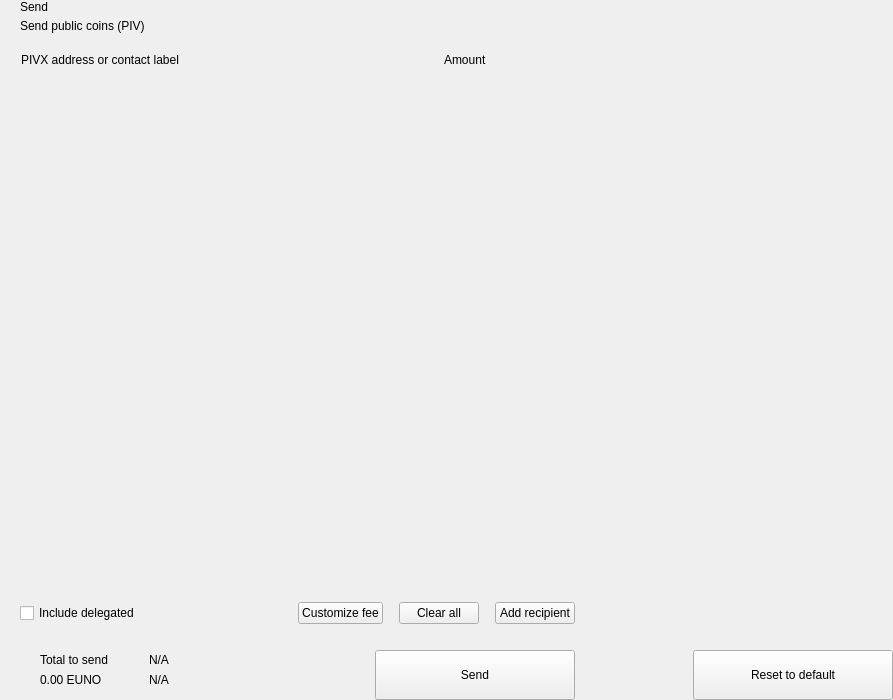
<?xml version="1.0" encoding="UTF-8"?>
<ui version="4.0">
 <class>send</class>
 <widget class="QWidget" name="send">
  <property name="geometry">
   <rect>
    <x>0</x>
    <y>0</y>
    <width>893</width>
    <height>700</height>
   </rect>
  </property>
  <property name="windowTitle">
   <string>Form</string>
  </property>
  <layout class="QHBoxLayout" name="horizontalLayout_2" stretch="2,1">
   <property name="spacing">
    <number>0</number>
   </property>
   <property name="leftMargin">
    <number>0</number>
   </property>
   <property name="topMargin">
    <number>0</number>
   </property>
   <property name="rightMargin">
    <number>0</number>
   </property>
   <property name="bottomMargin">
    <number>0</number>
   </property>
   <item>
    <widget class="QWidget" name="left" native="true">
     <layout class="QVBoxLayout" name="verticalLayout_3">
      <property name="spacing">
       <number>0</number>
      </property>
      <property name="leftMargin">
       <number>0</number>
      </property>
      <property name="topMargin">
       <number>0</number>
      </property>
      <property name="rightMargin">
       <number>0</number>
      </property>
      <property name="bottomMargin">
       <number>0</number>
      </property>
      <item>
       <layout class="QVBoxLayout" name="verticalLayout_22" stretch="0,0,0,1,0,0,0,0">
        <property name="spacing">
         <number>0</number>
        </property>
        <item>
         <layout class="QHBoxLayout" name="horizontalLayout_3">
          <property name="spacing">
           <number>0</number>
          </property>
          <property name="leftMargin">
           <number>20</number>
          </property>
          <property name="rightMargin">
           <number>20</number>
          </property>
          <item>
           <layout class="QVBoxLayout" name="verticalLayout">
            <property name="spacing">
             <number>5</number>
            </property>
            <item>
             <widget class="QLabel" name="labelTitle">
              <property name="text">
               <string>Send</string>
              </property>
              <property name="alignment">
               <set>Qt::AlignLeading|Qt::AlignLeft|Qt::AlignVCenter</set>
              </property>
             </widget>
            </item>
            <item>
             <widget class="QLabel" name="labelSubtitle1">
              <property name="text">
               <string>Send public coins (PIV)</string>
              </property>
             </widget>
            </item>
           </layout>
          </item>
          <item>
           <spacer name="horizontalSpacer">
            <property name="orientation">
             <enum>Qt::Horizontal</enum>
            </property>
            <property name="sizeHint" stdset="0">
             <size>
              <width>40</width>
              <height>20</height>
             </size>
            </property>
           </spacer>
          </item>
         </layout>
        </item>
        <item>
         <spacer name="verticalSpacer_2">
          <property name="orientation">
           <enum>Qt::Vertical</enum>
          </property>
          <property name="sizeType">
           <enum>QSizePolicy::Fixed</enum>
          </property>
          <property name="sizeHint" stdset="0">
           <size>
            <width>20</width>
            <height>20</height>
           </size>
          </property>
         </spacer>
        </item>
        <item>
         <layout class="QHBoxLayout" name="horizontalLayout" stretch="6,0,2">
          <property name="spacing">
           <number>0</number>
          </property>
          <property name="leftMargin">
           <number>10</number>
          </property>
          <property name="topMargin">
           <number>0</number>
          </property>
          <property name="rightMargin">
           <number>20</number>
          </property>
          <property name="bottomMargin">
           <number>0</number>
          </property>
          <item>
           <widget class="QLabel" name="labelSubtitleAddress">
            <property name="styleSheet">
             <string notr="true">margin-left:8px;</string>
            </property>
            <property name="text">
             <string>PIVX address or contact label</string>
            </property>
           </widget>
          </item>
          <item>
           <spacer name="horizontalSpacer_3">
            <property name="orientation">
             <enum>Qt::Horizontal</enum>
            </property>
            <property name="sizeType">
             <enum>QSizePolicy::Fixed</enum>
            </property>
            <property name="sizeHint" stdset="0">
             <size>
              <width>40</width>
              <height>1</height>
             </size>
            </property>
           </spacer>
          </item>
          <item>
           <widget class="QLabel" name="labelSubtitleAmount">
            <property name="text">
             <string>Amount</string>
            </property>
           </widget>
          </item>
         </layout>
        </item>
        <item>
         <widget class="QScrollArea" name="scrollArea">
          <property name="minimumSize">
           <size>
            <width>0</width>
            <height>350</height>
           </size>
          </property>
          <property name="styleSheet">
           <string notr="true">#scrollArea {
            background:transparent;
            margin-top:10px;
}</string>
          </property>
          <property name="horizontalScrollBarPolicy">
           <enum>Qt::ScrollBarAlwaysOff</enum>
          </property>
          <property name="sizeAdjustPolicy">
           <enum>QAbstractScrollArea::AdjustIgnored</enum>
          </property>
          <property name="widgetResizable">
           <bool>true</bool>
          </property>
          <property name="alignment">
           <set>Qt::AlignLeading|Qt::AlignLeft|Qt::AlignTop</set>
          </property>
          <widget class="QWidget" name="scrollAreaWidgetContents">
           <property name="geometry">
            <rect>
             <x>0</x>
             <y>0</y>
             <width>591</width>
             <height>16</height>
            </rect>
           </property>
           <property name="sizePolicy">
            <sizepolicy hsizetype="Preferred" vsizetype="Maximum">
             <horstretch>0</horstretch>
             <verstretch>0</verstretch>
            </sizepolicy>
           </property>
           <property name="autoFillBackground">
            <bool>false</bool>
           </property>
           <property name="styleSheet">
            <string notr="true">#scrollAreaWidgetContents {
             background:transparent;
             }</string>
           </property>
           <layout class="QVBoxLayout" name="verticalLayout_7">
            <property name="spacing">
             <number>0</number>
            </property>
            <property name="sizeConstraint">
             <enum>QLayout::SetDefaultConstraint</enum>
            </property>
            <property name="leftMargin">
             <number>0</number>
            </property>
            <property name="topMargin">
             <number>0</number>
            </property>
            <property name="rightMargin">
             <number>0</number>
            </property>
            <property name="bottomMargin">
             <number>0</number>
            </property>
           </layout>
          </widget>
         </widget>
        </item>
        <item>
         <spacer name="verticalSpacer_4">
          <property name="orientation">
           <enum>Qt::Vertical</enum>
          </property>
          <property name="sizeType">
           <enum>QSizePolicy::Fixed</enum>
          </property>
          <property name="sizeHint" stdset="0">
           <size>
            <width>20</width>
            <height>20</height>
           </size>
          </property>
         </spacer>
        </item>
        <item>
         <layout class="QHBoxLayout" name="horizontalLayout_20">
          <property name="spacing">
           <number>6</number>
          </property>
          <property name="leftMargin">
           <number>20</number>
          </property>
          <property name="rightMargin">
           <number>20</number>
          </property>
          <item>
           <widget class="QCheckBox" name="checkBoxDelegations">
            <property name="layoutDirection">
             <enum>Qt::LeftToRight</enum>
            </property>
            <property name="text">
             <string>Include delegated</string>
            </property>
           </widget>
          </item>
          <item>
           <spacer name="horizontalSpacer_4">
            <property name="orientation">
             <enum>Qt::Horizontal</enum>
            </property>
            <property name="sizeHint" stdset="0">
             <size>
              <width>10</width>
              <height>20</height>
             </size>
            </property>
           </spacer>
          </item>
          <item>
           <widget class="QPushButton" name="pushButtonFee">
            <property name="focusPolicy">
             <enum>Qt::NoFocus</enum>
            </property>
            <property name="text">
             <string>Customize fee</string>
            </property>
           </widget>
          </item>
          <item>
           <spacer name="horizontalSpacer_11">
            <property name="orientation">
             <enum>Qt::Horizontal</enum>
            </property>
            <property name="sizeType">
             <enum>QSizePolicy::Minimum</enum>
            </property>
            <property name="sizeHint" stdset="0">
             <size>
              <width>10</width>
              <height>20</height>
             </size>
            </property>
           </spacer>
          </item>
          <item>
           <widget class="QPushButton" name="pushButtonClear">
            <property name="focusPolicy">
             <enum>Qt::NoFocus</enum>
            </property>
            <property name="layoutDirection">
             <enum>Qt::RightToLeft</enum>
            </property>
            <property name="text">
             <string>Clear all</string>
            </property>
           </widget>
          </item>
          <item>
           <spacer name="horizontalSpacer_6">
            <property name="orientation">
             <enum>Qt::Horizontal</enum>
            </property>
            <property name="sizeType">
             <enum>QSizePolicy::Fixed</enum>
            </property>
            <property name="sizeHint" stdset="0">
             <size>
              <width>10</width>
              <height>20</height>
             </size>
            </property>
           </spacer>
          </item>
          <item>
           <widget class="QPushButton" name="pushButtonAddRecipient">
            <property name="focusPolicy">
             <enum>Qt::NoFocus</enum>
            </property>
            <property name="text">
             <string>Add recipient</string>
            </property>
           </widget>
          </item>
         </layout>
        </item>
        <item>
         <spacer name="verticalSpacer">
          <property name="orientation">
           <enum>Qt::Vertical</enum>
          </property>
          <property name="sizeType">
           <enum>QSizePolicy::Fixed</enum>
          </property>
          <property name="sizeHint" stdset="0">
           <size>
            <width>20</width>
            <height>16</height>
           </size>
          </property>
         </spacer>
        </item>
        <item>
         <layout class="QHBoxLayout" name="horizontalLayout_7">
          <property name="rightMargin">
           <number>20</number>
          </property>
          <item>
           <layout class="QHBoxLayout" name="horizontalLayout_10">
            <property name="spacing">
             <number>0</number>
            </property>
            <property name="leftMargin">
             <number>8</number>
            </property>
            <item>
             <widget class="QStackedWidget" name="stackedWidget">
              <property name="minimumSize">
               <size>
                <width>0</width>
                <height>60</height>
               </size>
              </property>
              <property name="maximumSize">
               <size>
                <width>16777215</width>
                <height>60</height>
               </size>
              </property>
              <widget class="QWidget" name="page1">
               <layout class="QVBoxLayout" name="verticalLayout_71" stretch="0">
                <property name="spacing">
                 <number>6</number>
                </property>
                <property name="leftMargin">
                 <number>12</number>
                </property>
                <property name="topMargin">
                 <number>0</number>
                </property>
                <property name="rightMargin">
                 <number>0</number>
                </property>
                <property name="bottomMargin">
                 <number>0</number>
                </property>
                <item>
                 <widget class="QWidget" name="coinWidget" native="true">
                  <property name="minimumSize">
                   <size>
                    <width>0</width>
                    <height>60</height>
                   </size>
                  </property>
                  <property name="maximumSize">
                   <size>
                    <width>16777215</width>
                    <height>60</height>
                   </size>
                  </property>
                  <layout class="QHBoxLayout" name="horizontalLayout_9">
                   <property name="spacing">
                    <number>0</number>
                   </property>
                   <property name="leftMargin">
                    <number>20</number>
                   </property>
                   <property name="topMargin">
                    <number>10</number>
                   </property>
                   <property name="rightMargin">
                    <number>20</number>
                   </property>
                   <property name="bottomMargin">
                    <number>10</number>
                   </property>
                   <item>
                    <layout class="QVBoxLayout" name="verticalSend">
                     <property name="spacing">
                      <number>0</number>
                     </property>
                     <item>
                      <widget class="QLabel" name="labelTitleTotalSend">
                       <property name="text">
                        <string>Total to send</string>
                       </property>
                      </widget>
                     </item>
                     <item>
                      <widget class="QLabel" name="labelAmountSend">
                       <property name="text">
                        <string notr="true">0.00 EUNO</string>
                       </property>
                      </widget>
                     </item>
                    </layout>
                   </item>
                   <item>
                    <spacer name="horizontalSpacer_9">
                     <property name="orientation">
                      <enum>Qt::Horizontal</enum>
                     </property>
                     <property name="sizeType">
                      <enum>QSizePolicy::Fixed</enum>
                     </property>
                     <property name="sizeHint" stdset="0">
                      <size>
                       <width>20</width>
                       <height>20</height>
                      </size>
                     </property>
                    </spacer>
                   </item>
                   <item>
                    <widget class="QLabel" name="labelLine">
                     <property name="minimumSize">
                      <size>
                       <width>1</width>
                       <height>0</height>
                      </size>
                     </property>
                     <property name="maximumSize">
                      <size>
                       <width>1</width>
                       <height>16777215</height>
                      </size>
                     </property>
                     <property name="text">
                      <string/>
                     </property>
                    </widget>
                   </item>
                   <item>
                    <spacer name="horizontalSpacer_10">
                     <property name="orientation">
                      <enum>Qt::Horizontal</enum>
                     </property>
                     <property name="sizeType">
                      <enum>QSizePolicy::Fixed</enum>
                     </property>
                     <property name="sizeHint" stdset="0">
                      <size>
                       <width>20</width>
                       <height>20</height>
                      </size>
                     </property>
                    </spacer>
                   </item>
                   <item>
                    <layout class="QVBoxLayout" name="verticalRemaining">
                     <property name="spacing">
                      <number>0</number>
                     </property>
                     <item>
                      <widget class="QLabel" name="labelTitleTotalRemaining">
                       <property name="text">
                        <string notr="true">N/A</string>
                       </property>
                      </widget>
                     </item>
                     <item>
                      <widget class="QLabel" name="labelAmountRemaining">
                       <property name="text">
                        <string notr="true">N/A</string>
                       </property>
                      </widget>
                     </item>
                    </layout>
                   </item>
                  </layout>
                 </widget>
                </item>
               </layout>
              </widget>
              <widget class="QWidget" name="page_2"/>
             </widget>
            </item>
           </layout>
          </item>
          <item>
           <spacer name="horizontalSpacer_5">
            <property name="orientation">
             <enum>Qt::Horizontal</enum>
            </property>
            <property name="sizeType">
             <enum>QSizePolicy::Expanding</enum>
            </property>
            <property name="sizeHint" stdset="0">
             <size>
              <width>40</width>
              <height>20</height>
             </size>
            </property>
           </spacer>
          </item>
          <item alignment="Qt::AlignBottom">
           <widget class="QPushButton" name="pushButtonSave">
            <property name="minimumSize">
             <size>
              <width>200</width>
              <height>50</height>
             </size>
            </property>
            <property name="maximumSize">
             <size>
              <width>200</width>
              <height>50</height>
             </size>
            </property>
            <property name="focusPolicy">
             <enum>Qt::NoFocus</enum>
            </property>
            <property name="text">
             <string>Send</string>
            </property>
           </widget>
          </item>
         </layout>
        </item>
       </layout>
      </item>
     </layout>
    </widget>
   </item>
   <item>
    <widget class="QWidget" name="right" native="true">
     <layout class="QVBoxLayout" name="verticalLayout_5">
      <property name="leftMargin">
       <number>0</number>
      </property>
      <property name="topMargin">
       <number>0</number>
      </property>
      <property name="rightMargin">
       <number>0</number>
      </property>
      <property name="bottomMargin">
       <number>0</number>
      </property>
      <item>
       <layout class="QVBoxLayout" name="verticalLayout_4">
        <property name="spacing">
         <number>6</number>
        </property>
        <item>
         <widget class="OptionButton" name="btnCoinControl" native="true">
          <property name="minimumSize">
           <size>
            <width>0</width>
            <height>50</height>
           </size>
          </property>
         </widget>
        </item>
        <item>
         <widget class="OptionButton" name="btnChangeAddress" native="true">
          <property name="minimumSize">
           <size>
            <width>0</width>
            <height>50</height>
           </size>
          </property>
         </widget>
        </item>
        <item>
         <widget class="OptionButton" name="btnUri" native="true">
          <property name="minimumSize">
           <size>
            <width>0</width>
            <height>50</height>
           </size>
          </property>
         </widget>
        </item>
        <item>
         <spacer name="verticalSpacer_5">
          <property name="orientation">
           <enum>Qt::Vertical</enum>
          </property>
          <property name="sizeHint" stdset="0">
           <size>
            <width>20</width>
            <height>40</height>
           </size>
          </property>
         </spacer>
        </item>
        <item>
         <layout class="QHBoxLayout" name="horizontalLayout_8">
          <item>
           <spacer name="horizontalSpacer_7">
            <property name="orientation">
             <enum>Qt::Horizontal</enum>
            </property>
            <property name="sizeHint" stdset="0">
             <size>
              <width>40</width>
              <height>20</height>
             </size>
            </property>
           </spacer>
          </item>
          <item>
           <widget class="QPushButton" name="pushButtonReset">
            <property name="minimumSize">
             <size>
              <width>200</width>
              <height>50</height>
             </size>
            </property>
            <property name="maximumSize">
             <size>
              <width>200</width>
              <height>50</height>
             </size>
            </property>
            <property name="focusPolicy">
             <enum>Qt::NoFocus</enum>
            </property>
            <property name="text">
             <string>Reset to default</string>
            </property>
           </widget>
          </item>
         </layout>
        </item>
       </layout>
      </item>
     </layout>
    </widget>
   </item>
  </layout>
 </widget>
 <customwidgets>
  <customwidget>
   <class>OptionButton</class>
   <extends>QWidget</extends>
   <header>qt/pivx/optionbutton.h</header>
   <container>1</container>
  </customwidget>
 </customwidgets>
 <resources/>
 <connections/>
</ui>
